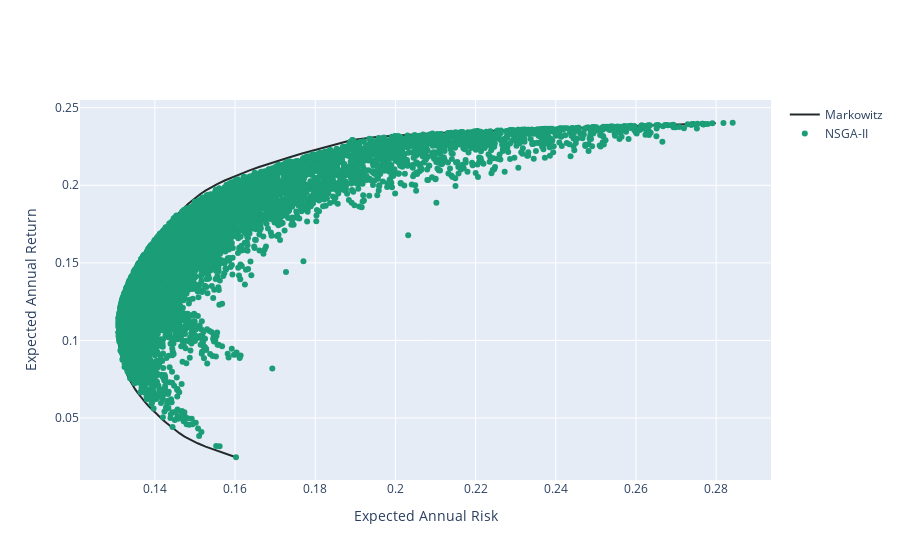

Here is the notebook cell this chart was saved with:
### Code cell
X_nsgaii, F_nsgaii, ESG_nsgaii =pymoo_extras.get_weights_with_pymoo(portfolio_problem, nsgaii, termination)
FA_nsgaii =  pymoo_extras.annualised_portfolio_quantities(F_nsgaii)
frames = [FA_nsgaii]
labels = ['NSGA-II']
fig=my_plotting.plotting_samples_plotly(ef_R, frames, labels, colors)
fig.show()
